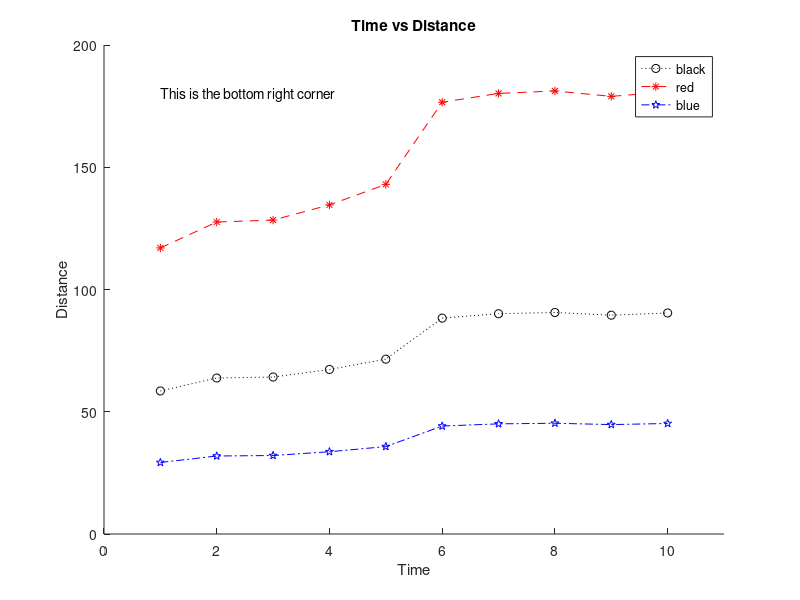

MATLAB code for this plot: (Note: this script raises an error after producing the figure.)
%ME203-Section 1101
% Winters, Marcus
%Lab 9
clc, clf, clear all, format compact, hold on
x=1:10;
y=[58.5 63.8 64.2 67.3...
    71.5 88.3 90.1 90.6 89.5 90.4]
plot(x,y,':ok')
hold on
plot(x,2*y,'--*r')
hold on
plot(x,y/2,'-.pb')
xlabel('Time')
ylabel('Distance')
axis([0 11 0 200])
title('Time vs Distance')
legend('black','red','blue')
text(1,180,'This is the bottom right corner')
gtext('I did it')



